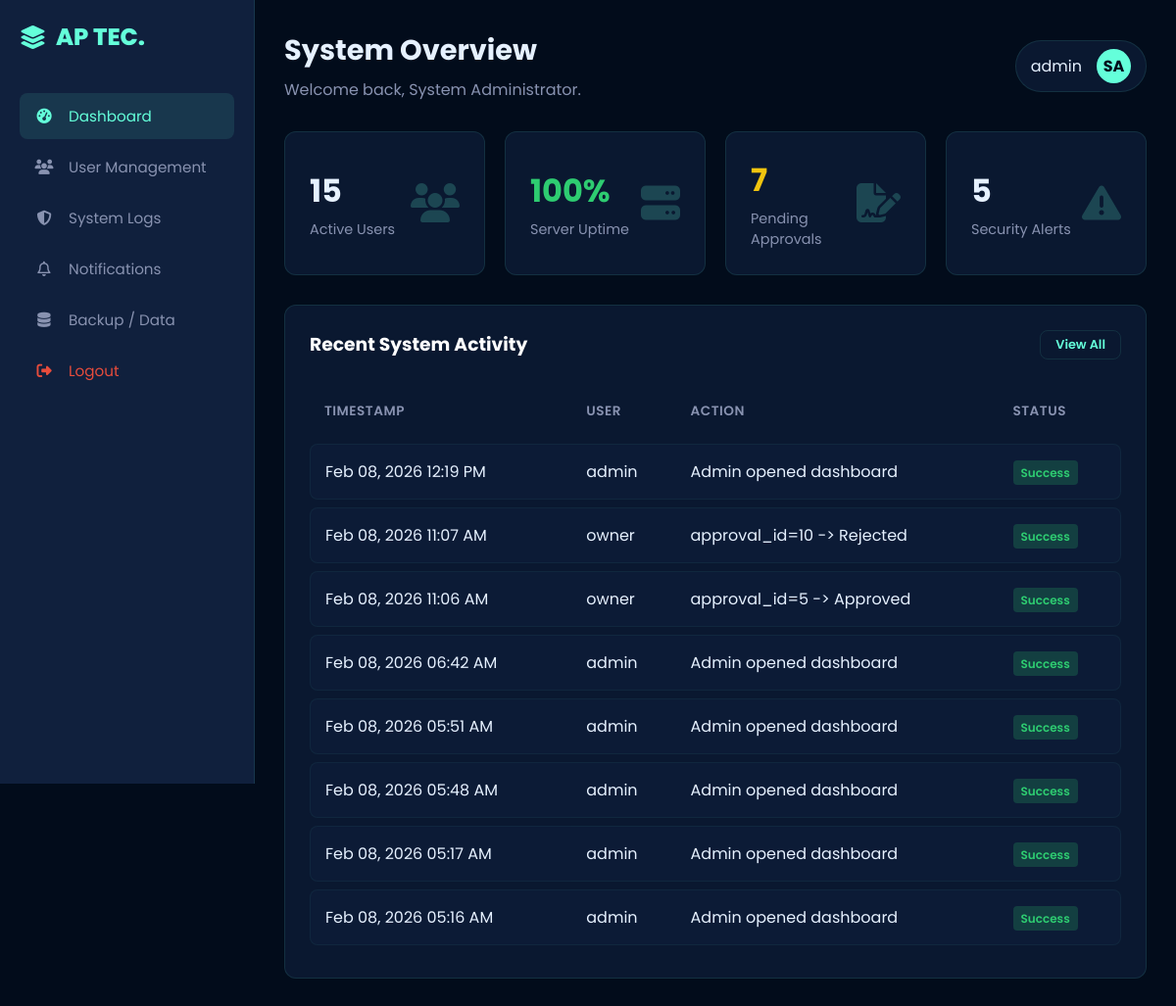
Before: /html/admin_dashboard.php (signed in) with the older database file.
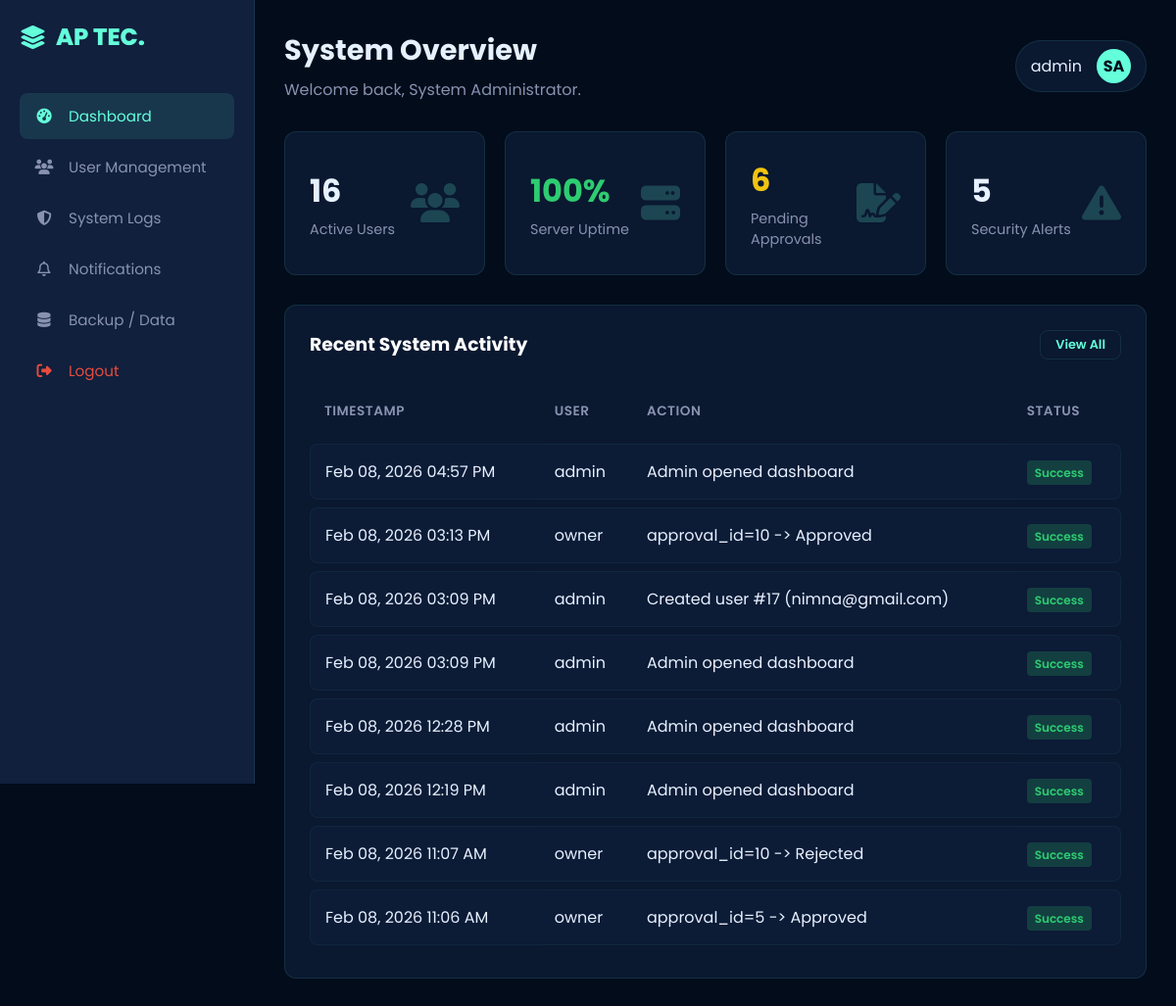
After: the same page with the newer database file.
### tables this page shows
CREATE TABLE `system_logs` (
  `log_id` int(11) NOT NULL AUTO_INCREMENT,
  `level` enum('INFO','WARNING','ERROR') NOT NULL,
  `module` varchar(50) DEFAULT NULL,
  `message` text NOT NULL,
  `user_id` int(11) DEFAULT NULL,
  `ip_address` varchar(45) DEFAULT NULL,
  `created_at` timestamp NOT NULL DEFAULT current_timestamp(),
  PRIMARY KEY (`log_id`)
);

### html/admin_dashboard.php (the view, shortened to what the changed rows need)
<?php
require_once __DIR__ . "/../php/db.php";
try {
    $activeUsers = (int)$pdo->query("SELECT COUNT(*) FROM users WHERE status='Active'")->fetchColumn();
} catch (Throwable $e) {
    $activeUsers = 0;
}
try {
    $pendingApprovals = (int)$pdo->query("SELECT COUNT(*) FROM approvals WHERE status='Pending'")->fetchColumn();
} catch (Throwable $e) {
    $pendingApprovals = 0;
}
try {
    $stmt = $pdo->query("
        SELECT
            sl.created_at,
            COALESCE(u.username, 'System') AS username,
            sl.message,
            sl.level,
            sl.module,
            sl.ip_address
        FROM system_logs sl
        LEFT JOIN users u ON u.user_id = sl.user_id
        ORDER BY sl.created_at DESC
        LIMIT 8
    ");
    $logs = $stmt->fetchAll(PDO::FETCH_ASSOC);
} catch (Throwable $e) {
    $logs = [];
}
function badge_class(string $level): array {
    $level = strtoupper(trim($level));
    return ["status-badge status-active", "Success"];
}
?>
<!DOCTYPE html>
<html lang="en">
<head>
    <link rel="stylesheet" href="https://cdnjs.cloudflare.com/ajax/libs/font-awesome/6.4.0/css/all.min.css">
    <link rel="stylesheet" href="../css/style.css">
</head>
<body>
<div class="dashboard-container">
    <main class="main-content">
        <header class="top-bar">
            <div class="page-title">
                <h1>System Overview</h1>
            </div>
        </header>
        <div class="dashboard-grid">
            <div class="stat-card">
                <div class="stat-info">
                    <h3><?= number_format($activeUsers) ?></h3>
                    <p>Active Users</p>
                </div>
            </div>
            <div class="stat-card">
                <div class="stat-info">
                    <h3 style="color: #f1c40f;"><?= number_format($pendingApprovals) ?></h3>
                    <p>Pending Approvals</p>
                </div>
            </div>
        </div>
        <div class="dashboard-grid">
            <div class="wide-widget" style="grid-column: span 4;">
                <table class="table-responsive">
                    <thead>
                        <tr>
                            <th>Timestamp</th>
                            <th>User</th>
                            <th>Action</th>
                            <th>Status</th>
                        </tr>
                    </thead>
                    <tbody>
                        <?php if (empty($logs)): ?>
                            <tr>
                                <td colspan="4" style="color:#ccc;">No system activity yet.</td>
                            </tr>
                        <?php else: ?>
                            <?php foreach ($logs as $row): ?>
                                <?php
                                    [$cls, $label] = badge_class((string)$row["level"]);
                                    $time = date("M d, Y h:i A", strtotime((string)$row["created_at"]));
                                ?>
                                <tr>
                                    <td><?= htmlspecialchars($time) ?></td>
                                    <td><?= htmlspecialchars((string)$row["username"]) ?></td>
                                    <td><?= htmlspecialchars((string)$row["message"]) ?></td>
                                    <td><span class="<?= htmlspecialchars($cls) ?>"><?= htmlspecialchars($label) ?></span></td>
                                </tr>
                            <?php endforeach; ?>
                        <?php endif; ?>
                    </tbody>
                </table>
            </div>
        </div>
    </main>
</div>
</body>
</html>

Changed rows visible on the page:
no longer on this page (row unchanged): system_logs: created_at "Feb 08, 2026 06:42 AM", username "admin", message "Admin opened dashboard", label "Success"
no longer on this page (row unchanged): system_logs: created_at "Feb 08, 2026 05:51 AM", username "admin", message "Admin opened dashboard", label "Success"
no longer on this page (row unchanged): system_logs: created_at "Feb 08, 2026 05:48 AM", username "admin", message "Admin opened dashboard", label "Success"
no longer on this page (row unchanged): system_logs: created_at "Feb 08, 2026 05:17 AM", username "admin", message "Admin opened dashboard", label "Success"
no longer on this page (row unchanged): system_logs: created_at "Feb 08, 2026 05:16 AM", username "admin", message "Admin opened dashboard", label "Success"
added system_logs: created_at "Feb 08, 2026 04:57 PM", username "admin", message "Admin opened dashboard", label "Success"
added system_logs: created_at "Feb 08, 2026 03:13 PM", username "owner", message "approval_id=10 -> Approved", label "Success"
added system_logs: created_at "Feb 08, 2026 03:09 PM", username "admin", message "Created user #17 (nimna@gmail.com)", label "Success"
added system_logs: created_at "Feb 08, 2026 03:09 PM", username "admin", message "Admin opened dashboard", label "Success"
added system_logs: created_at "Feb 08, 2026 12:28 PM", username "admin", message "Admin opened dashboard", label "Success"
Other visible differences:
$activeUsers: "15" → "16"
$pendingApprovals: "7" → "6"
